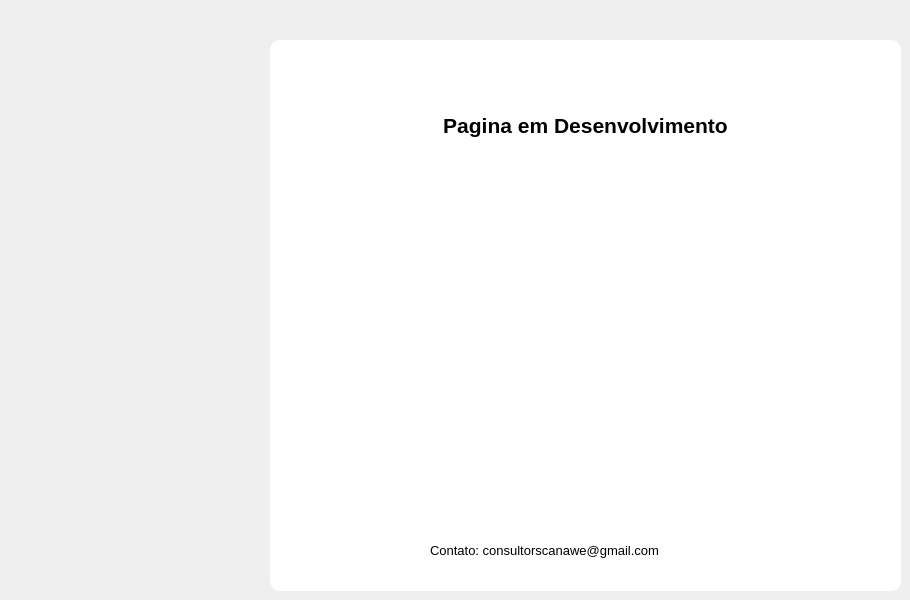
      <widget class="QWidget" name="Questionario">
       <widget class="QFrame" name="frame_16">
        <property name="geometry">
         <rect>
          <x>270</x>
          <y>40</y>
          <width>631</width>
          <height>551</height>
         </rect>
        </property>
        <property name="styleSheet">
         <string notr="true">QFrame{
	border-radius: 10px;
	background-color: rgb(255, 255, 255);
}</string>
        </property>
        <property name="frameShape">
         <enum>QFrame::StyledPanel</enum>
        </property>
        <property name="frameShadow">
         <enum>QFrame::Raised</enum>
        </property>
        <widget class="QLabel" name="label_33">
         <property name="geometry">
          <rect>
           <x>60</x>
           <y>190</y>
           <width>501</width>
           <height>271</height>
          </rect>
         </property>
         <property name="styleSheet">
          <string notr="true">image: url(:/icones/Desenvolvimento.jpg);</string>
         </property>
         <property name="text">
          <string/>
         </property>
        </widget>
        <widget class="QLabel" name="label_34">
         <property name="geometry">
          <rect>
           <x>0</x>
           <y>50</y>
           <width>631</width>
           <height>71</height>
          </rect>
         </property>
         <property name="text">
          <string>&lt;html&gt;&lt;head/&gt;&lt;body&gt;&lt;p align=&quot;center&quot;&gt;&lt;span style=&quot; font-size:16pt; font-weight:600;&quot;&gt;Pagina em Desenvolvimento&lt;/span&gt;&lt;/p&gt;&lt;/body&gt;&lt;/html&gt;</string>
         </property>
        </widget>
        <widget class="QLabel" name="label_35">
         <property name="geometry">
          <rect>
           <x>160</x>
           <y>500</y>
           <width>301</width>
           <height>21</height>
          </rect>
         </property>
         <property name="text">
          <string>&lt;html&gt;&lt;head/&gt;&lt;body&gt;&lt;p&gt;&lt;span style=&quot; font-size:10pt;&quot;&gt;Contato: consultorscanawe@gmail.com&lt;/span&gt;&lt;/p&gt;&lt;/body&gt;&lt;/html&gt;</string>
         </property>
        </widget>
       </widget>
      </widget>
